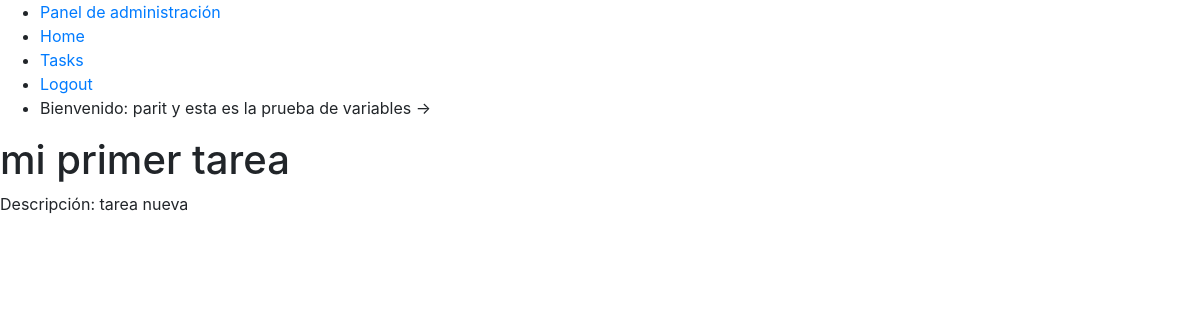
The page /task/1/ (signed in) on the database as committed earlier.
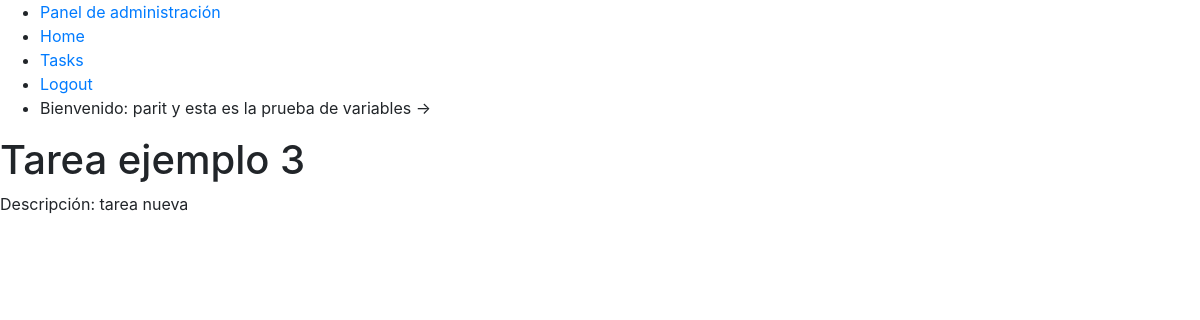
The same page on the database as committed later.
### tasks/models.py (models this page shows, shortened)
class Task(models.Model):
    title = models.CharField(max_length=100)
    description = models.TextField(blank=True)
    created = models.DateField(auto_now_add=True)
    datecompleted = models.DateTimeField(null=True, blank=True)
    important = models.BooleanField(default=False)
    user = models.ForeignKey(User, on_delete=models.CASCADE)

### tasks/views.py (the view)
# urls.py: path('task/<int:task_id>/', views.task_detail, name='task_detail')
def task_detail(request, task_id):
    print(request)
    print(task_id)
    task = get_object_or_404(Task, pk=task_id)
    context = {'task': task}
    return render(request, 'task_detail.html', context)

### tasks/templates/task_detail.html (shortened to what this page needs)
{% extends 'base.html' %} {% block content %}
<!DOCTYPE html>
<html lang="en">
  <head>
    <link
      rel="stylesheet"
      href="https://stackpath.bootstrapcdn.com/bootstrap/4.3.1/css/bootstrap.min.css"
    />
  </head>
  <body>
    <h1>{{task.title}}</h1>
    <p>Descripción: {{task.description}}</p>
  </body>
</html>
{% endblock %}

Rows that differ between the two databases and show on the page:
changed Task "tarea nueva": title "mi primer tarea" → "Tarea ejemplo 3"
